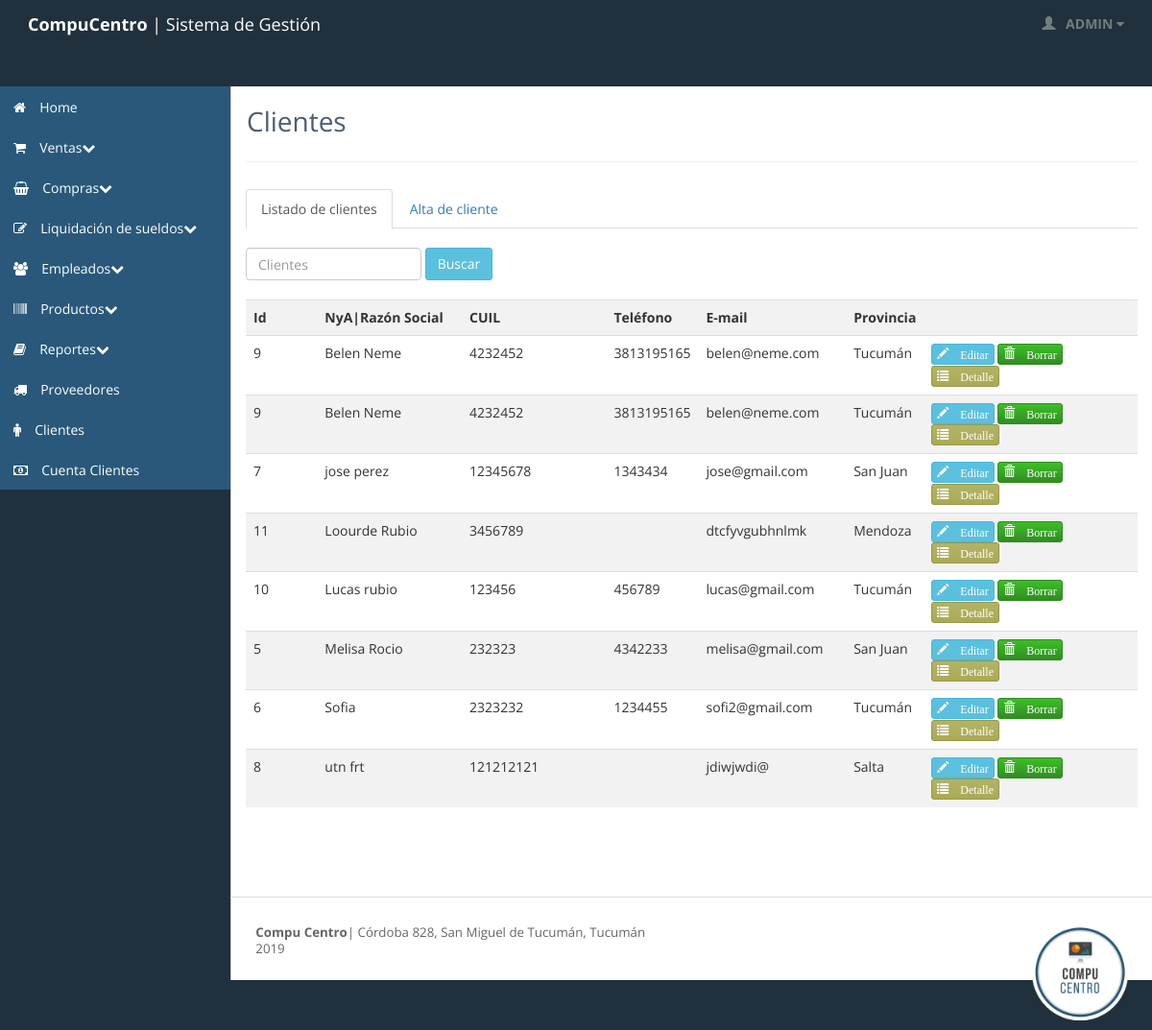
/clientes.php (signed in), run on the app's committed database.
### tables this page shows
CREATE TABLE `cliente` (
  `idcliente` int(11) NOT NULL,
  `nombreorsocial` varchar(45) NOT NULL,
  `cuilcliente` varchar(45) NOT NULL,
  `mailcliente` varchar(45) DEFAULT NULL,
  `telefonocliente` varchar(45) DEFAULT NULL,
  `tipo_idtipo` int(11) NOT NULL,
  `direccion_iddireccion` int(11) NOT NULL,
  `estado` int(11) NOT NULL
);

CREATE TABLE `provincia` (
  `idprovincia` int(11) NOT NULL,
  `nombreprovincia` varchar(45) NOT NULL
);

### inc_cliente/inc_clientes_query.php (called while the page is built, shortened)
<?php
if (isset($_GET['busca_cliente'])) {
	$busca_cliente = $_GET['busca_cliente'];
	if (is_numeric($busca_cliente)) {
	$q_cliente=mysql_query("SELECT * FROM cliente
		INNER JOIN direccion ON direccion_iddireccion = iddireccion
		INNER JOIN localidad ON localidad_idlocalidad = idlocalidad
		INNER JOIN provincia ON provincia_idprovincia = idprovincia
		LEFT JOIN cuenta ON cliente_idcliente=idcliente
		WHERE idcliente=$busca_cliente OR nombreorsocial LIKE '%$busca_cliente%' AND cliente.estado=1 GROUP BY idcliente
		ORDER BY nombreorsocial");
	}
	else{
		$q_cliente=mysql_query("SELECT * FROM cliente
			INNER JOIN direccion ON direccion_iddireccion = iddireccion
			INNER JOIN localidad ON localidad_idlocalidad = idlocalidad
			INNER JOIN provincia ON provincia_idprovincia = idprovincia
			LEFT JOIN cuenta ON cliente_idcliente=idcliente
			WHERE nombreorsocial LIKE '%$busca_cliente%' AND cliente.estado=1 GROUP BY idcliente
			ORDER BY nombreorsocial");
	}
}
else{
	$q_cliente=mysql_query("SELECT * FROM cliente
		INNER JOIN direccion ON direccion_iddireccion = iddireccion
		INNER JOIN localidad ON localidad_idlocalidad = idlocalidad
		INNER JOIN provincia ON provincia_idprovincia = idprovincia
		LEFT JOIN cuenta ON cliente_idcliente=idcliente
		WHERE cliente.estado=1 ORDER BY nombreorsocial");
}
?>

### inc_cliente/inc_clientes_grid.php (the view)
<?php include "inc_clientes_query.php" ?>
<?php
	 $num_total_registros = mysql_num_rows($q_cliente);
	if ($num_total_registros>0) {?>
		<table class="table">
			<tr>
				<th class="col-xs-1 col-sm-1 col-md-1 col-lg-1">Id</th>
				<th class="col-xs-2 col-sm-2 col-md-2 col-lg-2">NyA|Raz&oacute;n Social</th>
				<th class="col-xs-2 col-sm-2 col-md-2 col-lg-2">CUIL</th>
				<th class="col-xs-1 col-sm-1 col-md-1 col-lg-1">Tel&eacute;fono</th>
				<th class="col-xs-2 col-sm-2 col-md-2 col-lg-2">E-mail</th>
				<th class="col-xs-2 col-sm-2 col-md-2 col-lg-1">Provincia</th>
				<th class="col-xs-3 col-sm-3 col-md-3 col-lg-3"></th>
			</tr>
<?php
	 while ($row_cliente=mysql_fetch_array($q_cliente)) {
	 	if ($row_cliente['idcliente']!=1) { ?>
	 		<tr>
	 		<td class="col-xs-1 col-sm-1 col-md-1 col-lg-1"><?php echo $row_cliente['idcliente'] ?></td>
	 		<td class="col-xs-1 col-sm-1 col-md-1 col-lg-2"><?php echo $row_cliente['nombreorsocial'] ?></td>
	 		<td class="col-xs-2 col-sm-2 col-md-2 col-lg-2"><?php echo $row_cliente['cuilcliente'] ?></td>
	 		<td class="col-xs-1 col-sm-1 col-md-1 col-lg-1"><?php echo $row_cliente['telefonocliente'] ?></td>
	 		<td class="col-xs-2 col-sm-2 col-md-2 col-lg-2"><?php echo $row_cliente['mailcliente'] ?></td>
	 		<td class="col-xs-2 col-sm-2 col-md-2 col-lg-1"><?php echo $row_cliente['nombreprovincia'] ?></td>
	 		<td class="col-xs-3 col-sm-3 col-md-3 col-lg-3"><a href="cliente_edicion.php?idcliente=<?php echo $row_cliente['idcliente']; ?>"><button type="button" class= "btn btn-info btn-xs"> <span class="glyphicon glyphicon-pencil"> Editar</span> </button></a>&nbsp;<a href="cliente_eliminar.php?idcliente=<?php echo $row_cliente['idcliente']; ?>&idcuenta=<?php echo $row_cliente['idcuenta']; ?>"><button type="button" class= "btn btn-primary btn-xs"><span class="glyphicon glyphicon-trash"> Borrar </span></button></a>&nbsp;<a href="cliente_detalle.php?idcliente=<?php echo $row_cliente['idcliente']; ?>"><button type="button" class= "btn btn-warning btn-xs"><span class="glyphicon glyphicon-list"> Detalle</span> </button></a></td>
	 	</tr>
	 <?php
		}
	}
}	?>
</table>

### clientes.php (shortened to what this page needs)
<!doctype html>
<html lang="es">
<head>
	<?php include "sis_header.php" ?>
</head>
<body class=" theme-blue">
	<?php include "sis_menu_usuario.php" ?>
	<?php include "sis_menu.php" ?>
	<div class="content">
		<div class="header">
			<h1 class="page-title">Clientes</h1>
		</div>
		<div class="main-content">
			<ul class="nav nav-tabs">
 				<li class="active">
 					<a href="#">Listado de clientes</a>
 				</li>
 				<li>
 					<a href="cliente_alta.php">Alta de cliente</a>
 				</li>
			</ul>
			<div id="myTabContent" class="tab-content">
     			<div class="tab-pane active in">
     				<?php  include "includes/buscador/inc_buscador_clientes.php" ?>
      				<br/>
      				<?php include "inc_cliente/inc_clientes_query.php" ?>
      				<?php include "inc_cliente/inc_clientes_grid.php" ?>
     			</div>
    		</div>
			<?php include "inc_footer.php" ?>
		</div>
	</div>
</body>
</html>

### sis_header.php (shortened to what this page needs)
<link rel="stylesheet" type="text/css" href="lib/bootstrap/css/bootstrap.css">
<link rel="stylesheet" href="lib/font-awesome/css/font-awesome.css">
<link rel="stylesheet" type="text/css" href="stylesheets/theme.css">
<link rel="stylesheet" type="text/css" href="stylesheets/premium.css">
<link rel="stylesheet" href="includes/chosen/chosen.css">
<link rel="stylesheet" href="//code.jquery.com/ui/1.11.0/themes/smoothness/jquery-ui.css">

### sis_menu_usuario.php (shortened to what this page needs)
<div class="navbar navbar-default" role="navigation">
       <div class="navbar-header">
           <a href="principal.php"><span class="navbar-brand"><strong>CompuCentro </strong>| Sistema de Gesti&oacute;n</span></a>
       </div>
       <div class="navbar-collapse collapse" style="height: 2px;">
         <ul id="main-menu" class="nav navbar-nav navbar-right">
           <li class="dropdown hidden-xs">
               <a href="#" class="dropdown-toggle" data-toggle="dropdown">
                   <span class="glyphicon glyphicon-user padding-right-small" style="position:relative;top: 1px;"></span>
                   <font style="text-transform: uppercase;"><STRONG><?php echo $_SESSION["usuarioactual"]; ?></STRONG></font>
                   <i class="fa fa-caret-down"></i>
               </a>
           </li>
         </ul>
       </div>
 </div>

### sis_menu.php (shortened to what this page needs)
<div class="sidebar-nav">
<ul>
<li><a href="principal.php" class="nav-header"><i class="fa fa-home"></i> Home</a></li>
<li><a href="#" data-target=".dashboard-menu" class="nav-header collapsed" data-toggle="collapse"><i class="fa fa-shopping-cart"></i> Ventas<i class="fa fa-collapse"></i></a></li>
<?php if($_SESSION["nivel"]>=2){ ?>
<li><a href="#" data-target=".premium-menu" class="nav-header collapsed" data-toggle="collapse"><i class="fa fa-shopping-basket"></i> Compras<i class="fa fa-collapse"></i></a></li>
<?php } ?>
<?php if($_SESSION["nivel"]==5){ ?>
<li><a href="#" data-target=".legal-menu" class="nav-header collapsed" data-toggle="collapse"><i class="fa fa-edit"></i> Liquidaci&oacute;n de sueldos<i class="fa fa-collapse"></i></a></li>
<li><a href="#" data-target=".item2-menu" class="nav-header collapsed" data-toggle="collapse"><i class="fa fa-users"></i> Empleados<i class="fa fa-collapse"></i></a></li>
<?php } ?>
<?php if($_SESSION["nivel"]>=1){ ?>
<li><a href="#" data-target=".item-menu" class="nav-header collapsed" data-toggle="collapse"><i class="fa fa-barcode"></i> Productos<i class="fa fa-collapse"></i></a></li>
<?php } ?>
<?php if($_SESSION["nivel"]>=4){ ?>
<li><a href="#" data-target=".item3-menu" class="nav-header collapsed" data-toggle="collapse"><i class="fa fa-book"></i> Reportes<i class="fa fa-collapse"></i></a></li>
<li><a href="proveedores.php" class="nav-header"><i class="fa fa-truck"></i> Proveedores</a></li>
<li><a href="clientes.php" class="nav-header"><i class="fa fa-male"></i> Clientes</a></li>
<li><a href="pago.php" class="nav-header"><i class="fa fa-money"></i> Cuenta Clientes</a></li>
<?php } ?>
 </div>

### includes/buscador/inc_buscador_clientes.php
<br>
<form class="form-inline" style="margin-top:0px;" method="get" action="clientes.php">
    <input class="input-xlarge form-control" placeholder="Clientes" id="appendedInputButton" type="text" name="busca_cliente">
    <input type="submit" class="btn btn-info" name="button" id="button" value="Buscar">
</form>

### inc_footer.php (shortened to what this page needs)
<footer>
 <hr>
 <p class="pull-right"><img src="images/logo.png" width="100px"></p>
 <p><strong>Compu Centro</strong>| Córdoba 828, San Miguel de Tucumán, Tucumán</br>
 <?php echo date("Y") ?></p>
</footer>

### stylesheets/theme.css (style rules this page uses)
body { background: #20303c; background-position: initial initial; background-repeat: initial initial; margin: 0px; padding: 0px; }
body, h1, h2, h3, h4, h5, h6, p, a, .h1, .h2, .h3, .h4, .h5, .h6 { font-family: 'Open Sans', helvetica, arial, sans-serif; }
tr:nth-child(2n+1) { background-color: #F2F2F3; }
h1 { color: #4d5b76; font-size: 3em; }
hr { border-top: 1px solid #ddd; border-bottom: 1px solid #fff; }
.padding-right-small { padding-right: .5em; }
.navbar-collapse { position: relative; z-index: 9999; }
.navbar { -webkit-box-shadow: 0px 0px 3px #cccccc; -moz-box-shadow: 0px 0px 3px #cccccc; box-shadow: 0px 0px 3px #cccccc; padding: 0em 1em; margin: 0px; -webkit-border-radius: 0px; -moz-border-radius: 0px; border-radius: 0px; -moz-background-clip: padding; -webkit-background-clip: padding-box; background-clip: padding-box; border: 0px; border-bottom: none; }
.navbar .nav > li > a { color: #717f7b; text-shadow: none; }
.content { position: relative; min-height: 800px; background: #fff; margin-left: 240px; border-left: 1px solid #cccccc; padding: 15px 15px 0px 15px; }
.header { background: #fff; border-bottom: 1px solid #cccccc; border-bottom: 1px solid #eee; border-left: 1px solid #ffffff; padding: .5em 0em 1em 0em; margin: 0px 0em 2em 0em; }
.header h1 { margin: 0em 0em .5em 0em; padding: 0em; line-height: 1em; font-size: 2em; font-weight: normal; }
footer { padding: 1em; margin-top: 4em; color: #666; font-size: .95em; line-height: 1.3em; margin: 4em -3px 0em -3px; }
footer hr { margin: 2em -2em; }
.nav-tabs > li { margin-bottom: -2px; }
.sidebar-nav { padding: 0; width: 240px; position: absolute; float: left; border-top: none; border-left: none; margin: 0em; }
.sidebar-nav ul { padding: 0; list-style: none; padding-left: 0px; }
.sidebar-nav .nav-header { border-bottom: 1px solid #; background: #29587A; border-left: none; color: white; display: block; font-weight: normal; font-size: 1em; line-height: 2.5em; padding: .25em .25em .25em 1em; margin-bottom: 0px; text-shadow: none; text-transform: none; }
.sidebar-nav .nav-header.collapsed .fa-collapse::before { content: "\f078"; }
.sidebar-nav .nav-header .fa-collapse::before { content: "\f077"; line-height: 1.5em; }
.sidebar-nav .nav-header i[class*="fa-"] { line-height: 2.25em; padding-right: .75em; }
.btn { -webkit-border-radius: 3px; -moz-border-radius: 3px; border-radius: 3px; }
.btn-primary { background-color: #318D22; background-image: -webkit-gradient(linear, 0 0, 0 100%, from(#3CBF27), to(#318D22)); border: 1px solid #318D22; font-weight: normal; }
.btn-warning { background-color: #aaaa55; background-image: -webkit-gradient(linear, 0 0, 0 100%, from(#b3b366), to(#aaaa55)); border: 1px solid #99994d; font-weight: normal; }
.theme-blue .navbar { width:100%; margin:auto; max-width:1500px; min-height:90px; position:relative; background:#20303c; box-shadow:0 12px 15px 0 rgba(0,0,0,.24),0 17px 50px 0 rgba(0,0,0,.19); }

### sis_script.php (style rules this page uses)
.navbar-default .navbar-brand, .navbar-default .navbar-brand:hover { color: #fff; }

### data on the page
cliente: idcliente "9", nombreorsocial "Belen Neme", cuilcliente "4232452", telefonocliente "3813195165", mailcliente "belen@neme.com", provincia.nombreprovincia "Tucumán"
cliente: idcliente "7", nombreorsocial "jose perez", cuilcliente "12345678", telefonocliente "1343434", mailcliente "jose@gmail.com", provincia.nombreprovincia "San Juan"
cliente: idcliente "11", nombreorsocial "Loourde Rubio", cuilcliente "3456789", mailcliente "dtcfyvgubhnlmk", provincia.nombreprovincia "Mendoza"
cliente: idcliente "10", nombreorsocial "Lucas rubio", cuilcliente "123456", telefonocliente "456789", mailcliente "lucas@gmail.com", provincia.nombreprovincia "Tucumán"
cliente: idcliente "5", nombreorsocial "Melisa Rocio", cuilcliente "232323", telefonocliente "4342233", mailcliente "melisa@gmail.com", provincia.nombreprovincia "San Juan"
cliente: idcliente "6", nombreorsocial "Sofia", cuilcliente "2323232", telefonocliente "1234455", mailcliente "sofi2@gmail.com", provincia.nombreprovincia "Tucumán"
cliente: idcliente "8", nombreorsocial "utn frt", cuilcliente "121212121", mailcliente "jdiwjwdi@", provincia.nombreprovincia "Salta"

### other printed values
$_SESSION["usuarioactual"] "ADMIN"
